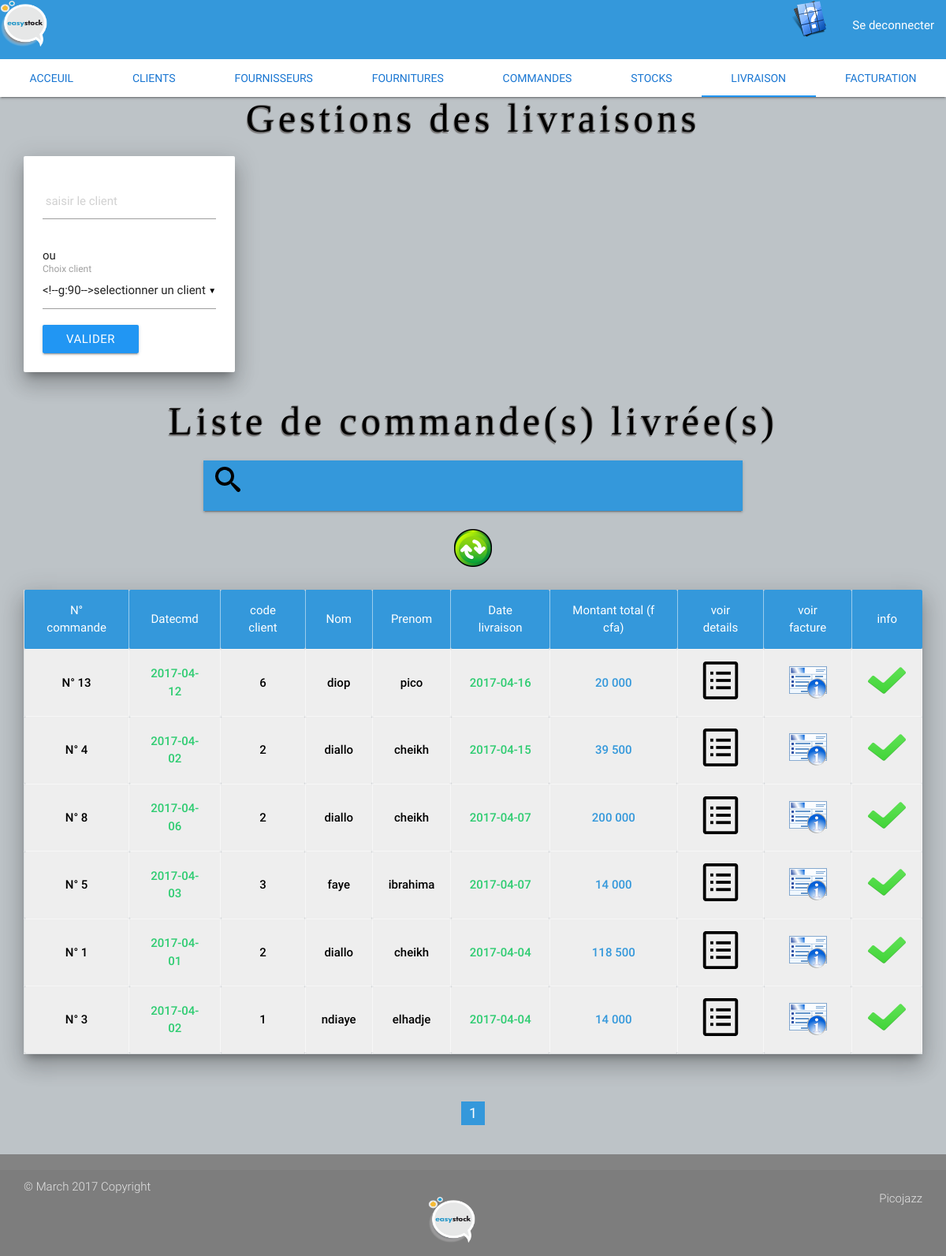
Screenshot of /php/livraison.php (signed in) with the database file from the repository.
### tables this page shows
CREATE TABLE IF NOT EXISTS `commande` (
  `codecmd` int(11) NOT NULL AUTO_INCREMENT,
  `datecmd` date NOT NULL,
  `datelivr` date NOT NULL,
  `etat` int(11) NOT NULL,
  `codecli` int(11) NOT NULL,
  PRIMARY KEY (`codecmd`)
);

CREATE TABLE IF NOT EXISTS `client` (
  `codecli` int(11) NOT NULL AUTO_INCREMENT,
  `prenom` varchar(255) NOT NULL,
  `nom` varchar(255) NOT NULL,
  `tel` int(255) NOT NULL,
  `type` varchar(255) NOT NULL,
  `adresse` varchar(255) NOT NULL,
  `idUser` int(11) NOT NULL,
  PRIMARY KEY (`codecli`)
);

### php/livraison.php (the view, shortened to what this page needs)
<?php
    if (isset($_POST['rech'])) {
      $rech=$_POST['rech'];
      $req=sprintf("SELECT c.codecmd,datecmd,cl.codecli,nom,prenom FROM commande c,client cl,cmdprod cp,produit p WHERE c.codecmd=cp.codecmd AND c.codecli=cl.codecli AND cp.codeprod=p.codeprod AND c.etat =0 GROUP BY c.codecli ORDER BY c.codecli DESC");
      $verif=mysql_query($req) or die(mysql_error());
      $reqa="SELECT c.codecmd,datecmd,cl.codecli,nom,prenom,datelivr,SUM(pu*qtecmd) as montant FROM commande c,client cl,cmdprod cp,produit p WHERE c.codecmd=cp.codecmd AND c.codecli=cl.codecli AND cp.codeprod=p.codeprod AND c.etat =1 AND (c.codecmd like '%$rech%' OR datecmd like '%$rech%' OR cl.codecli like '%$rech%' OR nom like '%$rech%' OR prenom like '%$rech%' OR datelivr like '%$rech%')  GROUP BY c.codecmd,cl.codecli,datecmd,nom,prenom,datelivr ORDER BY c.datelivr DESC";
      $verifa=mysql_query($reqa) or die(mysql_error());
      $nbAll=mysql_num_rows($verifa);
      $nPage = 8;
      $page = ceil($nbAll/$nPage);
      if (isset($_GET['p']) && $_GET['p'] > 0 && $_GET['p'] <= $page) {
       $pageActuel = $_GET['p'] ;
      }else{
        $pageActuel = 1 ;
      }
      $reql="SELECT c.codecmd,datecmd,cl.codecli,nom,prenom,datelivr,SUM(pu*qtecmd) as montant FROM commande c,client cl,cmdprod cp,produit p WHERE c.codecmd=cp.codecmd AND c.codecli=cl.codecli AND cp.codeprod=p.codeprod AND c.etat =1 AND (c.codecmd like '%$rech%' OR datecmd like '%$rech%' OR cl.codecli like '%$rech%' OR nom like '%$rech%' OR prenom like '%$rech%' OR datelivr like '%$rech%') GROUP BY c.codecmd,cl.codecli,datecmd,nom,prenom,datelivr ORDER BY c.datelivr DESC LIMIT ".(($pageActuel - 1)*$nPage).",$nPage";
      $verifl=mysql_query($reql) or die(mysql_error());
    }else{
      $reqa=sprintf("SELECT c.codecmd,datecmd,cl.codecli,nom,prenom,datelivr,SUM(pu*qtecmd) as montant FROM commande c,client cl,cmdprod cp,produit p WHERE c.codecmd=cp.codecmd AND c.codecli=cl.codecli AND cp.codeprod=p.codeprod AND c.etat =1 GROUP BY c.codecmd,cl.codecli,datecmd,nom,prenom,datelivr ORDER BY c.datelivr DESC");
      $verifa=mysql_query($reqa) or die(mysql_error());
      $nbAll=mysql_num_rows($verifa);
      $nPage = 8;
      $page = ceil($nbAll/$nPage);
      if (isset($_GET['p']) && $_GET['p'] > 0 && $_GET['p'] <= $page) {
       $pageActuel = $_GET['p'] ;
      }else{
        $pageActuel = 1 ;
      }
      $reql=sprintf("SELECT c.codecmd,datecmd,cl.codecli,nom,prenom,datelivr,SUM(pu*qtecmd) as montant FROM commande c,client cl,cmdprod cp,produit p WHERE c.codecmd=cp.codecmd AND c.codecli=cl.codecli AND cp.codeprod=p.codeprod AND c.etat =1 GROUP BY c.codecmd,cl.codecli,datecmd,nom,prenom,datelivr ORDER BY c.datelivr DESC LIMIT ".(($pageActuel - 1)*$nPage).",$nPage");
      $verifl=mysql_query($reql) or die(mysql_error());
      }
 ?>
<!DOCTYPE html>
<html lang="en">
<head>
	<link rel="stylesheet" href="../css/materialize.min.css">
	<link rel="stylesheet" href="../css/myCss.css">
  <link rel="stylesheet" href="../css/awesomplete.css">
</head>
<body>
<nav class="nav-extended ">
    <div class="nav-wrapper ">
      <a href="home.php" class="brand-logo "><img src="../image/easystock.png" width="60px" height="60px"></a>
      <ul id="nav-mobile" class="right">
      <li><a href="aide.php"><img  src="../image/aide.png" alt=""></a></li>
        <li><a href="moduleAuthentification.php?erreur=logout">Se deconnecter</a></li>
      </ul>
    </div>
    <div class="nav-content">
      <ul  class="tabs  tabs-fixed-width">
        <li class="tab "><a target="_self" class="blue-text text-darken-2 " href="home.php">Acceuil</a></li>
        <li class="tab "><a target="_self" class="blue-text text-darken-2 " href="admin.php">clients</a></li>
        <li class="tab "><a target="_self" class="blue-text text-darken-2 " href="fournisseurs.php">fournisseurs</a></li>
        <li class="tab "><a target="_self" class="blue-text text-darken-2 " href="fourniture.php">fournitures</a></li>
        <li class="tab "><a target="_self" class="blue-text text-darken-2" href="commandes.php">Commandes</a></li>
        <li class="tab "><a target="_self" class="blue-text text-darken-2 " href="produits.php">stocks</a></li>
        <li class="tab "><a target="_self" class="blue-text text-darken-2 active" href="livraison.php">livraison</a></li>
        <li class="tab "><a target="_self" class="blue-text text-darken-2" href="facturation.php">facturation</a></li>
      </ul>
    </div>
</nav>
    <div class="container ">
      <h3 class="center titre">Gestions des livraisons</h3>
      <div class="row">
      <div class="col s3">
        <div class="card-panel z-depth-5">
        <form method="post" action="" class="livr">
          <input  class="awesomplete" list="mylist" type="text" placeholder=" saisir le client" name="des" id="desi"><p>ou</p>
          <div class="input-field ">
                  <label for="">Choix client</label>
          </div>
          <button type="submit" class=" btn waves-effect blue">Valider</button>
        </div>
      </div>
      <div class="tabLivr col s9 ">
      </div><br><br>
      </div>
      <h3 class="center titre">Liste de commande(s) livrée(s)</h3><br>
  <nav style="width:60%;margin:0 auto;" >
    <div class="nav-wrapper">
      <form method="post" action="livraison.php">
        <div class="input-field">
          <input id="search" type="search" name="rech">
          <label class="label-icon" for="search"><i class="material-icons"><img src='../image/rech.png' height="32" width="32"></i></label>
          <i class="material-icons">&times</i>
        </div>
      </form>
    </div>
  </nav>
  <br>
    <div class="center">
    <a href="livraison.php"  ><img src="../image/refresh.png"></a>
    </div>
  <br>
        <table class="tablivrok z-depth-5">
          <tbody>
            <tr>
              <th>N° commande</th>
              <th>Datecmd</th>
              <th>code client</th>
              <th>Nom</th>
              <th>Prenom</th>
              <th>Date livraison</th>
              <th>Montant total (f cfa)</th>
              <th>voir details</th>
              <th>voir facture</th>
              <th>info</th>
            </tr>
            <?php while($recupl=mysql_fetch_assoc($verifl)) { ?>
            <tr>
              <td>N° <?php echo $recupl['codecmd']; ?></td>
                <td style="color:#2ecc71;"><?php echo $recupl['datecmd']; ?></td>
                <td><?php echo $recupl['codecli']; ?></td>
                <td><?php echo $recupl['nom']; ?></td>
                <td><?php echo $recupl['prenom']; ?></td>
                <td style="color:#2ecc71;"><?php echo $recupl['datelivr']; ?></td>
                <td style="color:#3498db;"><?php echo number_format($recupl['montant'],0,","," "); ?></td>
                <td class="detail"><a href="admin/recupCom.php?id=<?php echo $recupl['codecmd']; ?>"><img src="../image/detail.png"></a></td>
                <td><a href="facture.php?id=<?php echo $recupl['codecmd']; ?>"><img src="../image/facture.png"></a></td>
                <td><img src="../image/1.png"></td>
            </tr>
            <?php } ?>
          </tbody>
        </table>
        <br><br>
    </div>
      <ul class="pagination center">
        <?php for ($i=1; $i<=$page ; $i++) {  ?>
      <?php if ($i == $pageActuel){ ?>
        <li class="active"><a href="livraison.php?p=<?php echo $i ?>"><?php echo $i ?></a></li>
      <?php }else{ ?>
    <li class="waves-effect"><a href="livraison.php?p=<?php echo $i ?>"><?php echo $i ?></a></li>
    <?php } ?>
        <?php } ?>
      </ul>
      <br>
    <footer class="page-footer ">
          <div class="footer-copyright">
            <div class="container">
            © March 2017 Copyright <p class="right"> Picojazz</p>
            <div class="center"><img src="../image/easystock.png" width="60px" height="60px"></div>
            </div>
          </div>
        </footer>
</body>
</html>

### css/myCss.css (style rules this page uses)
body { background-color: #bdc3c7; display: flex; //min-height: 100vh !important; flex-direction: column; height: auto; }
nav { background-color: #3498db ; }
.container { width: 95% !important; }
.row div { margin-top: 10px; }
th { background-color: #3498db; color: white; font-weight: normal; padding: 15px 20px; text-align: center; //opacity: 0.9; border-left: 1px solid rgba(255, 255, 255, .5); }
td { background-color: rgb(238, 238, 238); //background-color: white; color: rgb(111, 111, 111); color:black; padding: 15px 20px; text-align: center; //opacity: 0.9; font-weight: 500; border: 1px solid rgba(255, 255, 255, .5); }
.titre { //padding-top: 5px; //padding-bottom: 5px; margin-top: 0; margin-bottom: 0; color: black; //background-color: #e7e5e4; font-family: 'Gabriela', serif; font-size: 50px; letter-spacing: .10em; //text-align: center; text-shadow: 1px -1px 0 #767676, -1px 2px 1px #767474; }
.pagination li.active a { background-color: #3498db !important ; }
.page-footer { background-color: #838383 !important; }
li { list-style-type: none; }

### css/awesomplete.css (style rules this page uses)
.awesomplete { position: relative; }
.awesomplete > input { //display: block; }

### rows the page displays
commande: codecmd "13", datecmd "2017-04-12", client.codecli "6", client.nom "diop", client.prenom "pico", datelivr "2017-04-16", montant "20 000"
commande: codecmd "4", datecmd "2017-04-02", client.codecli "2", client.nom "diallo", client.prenom "cheikh", datelivr "2017-04-15", montant "39 500"
commande: codecmd "8", datecmd "2017-04-06", client.codecli "2", client.nom "diallo", client.prenom "cheikh", datelivr "2017-04-07", montant "200 000"
commande: codecmd "5", datecmd "2017-04-03", client.codecli "3", client.nom "faye", client.prenom "ibrahima", datelivr "2017-04-07", montant "14 000"
commande: codecmd "1", datecmd "2017-04-01", client.codecli "2", client.nom "diallo", client.prenom "cheikh", datelivr "2017-04-04", montant "118 500"
commande: codecmd "3", datecmd "2017-04-02", client.codecli "1", client.nom "ndiaye", client.prenom "elhadje", datelivr "2017-04-04", montant "14 000"
